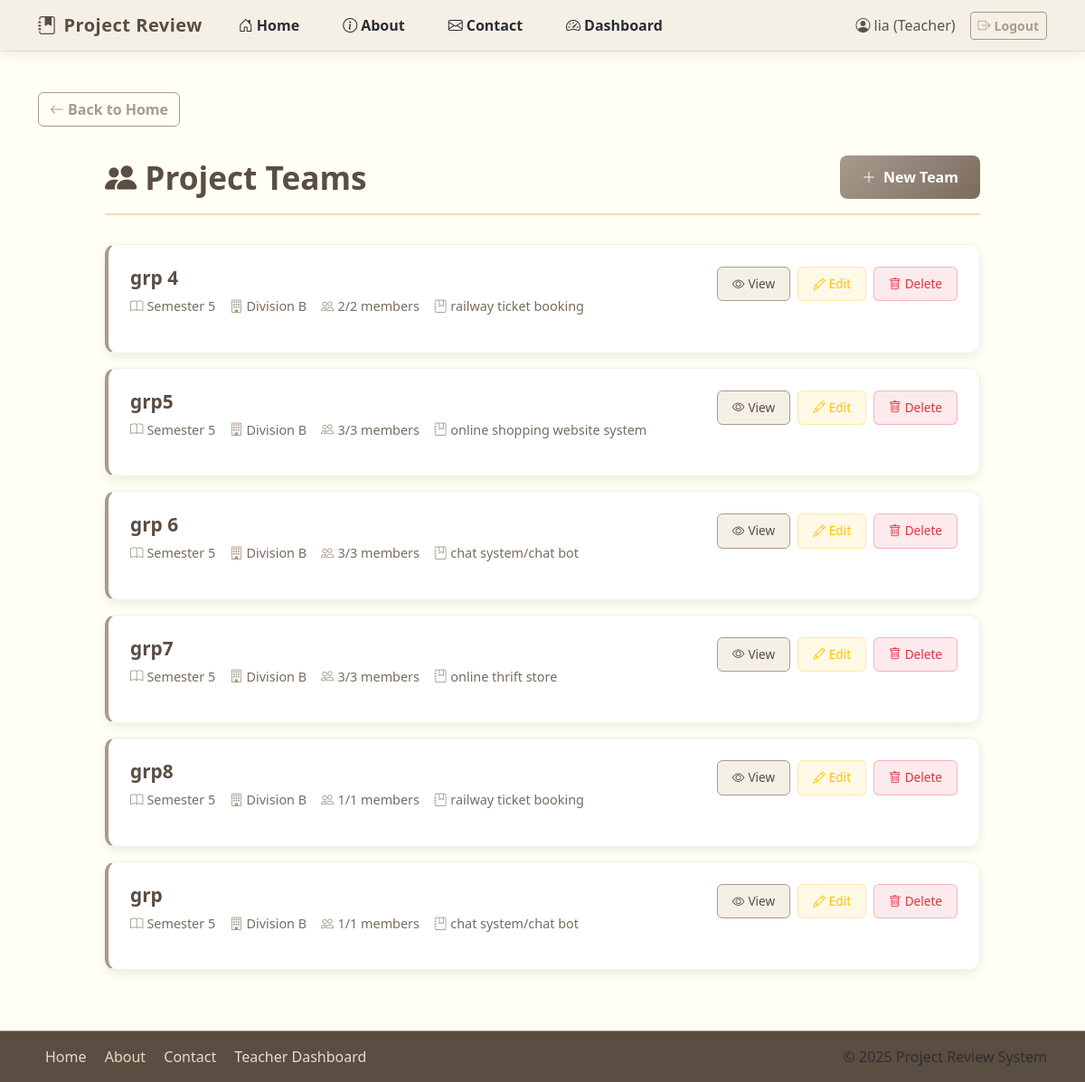
/groups/ (signed in), run on an earlier commit of the app's database.
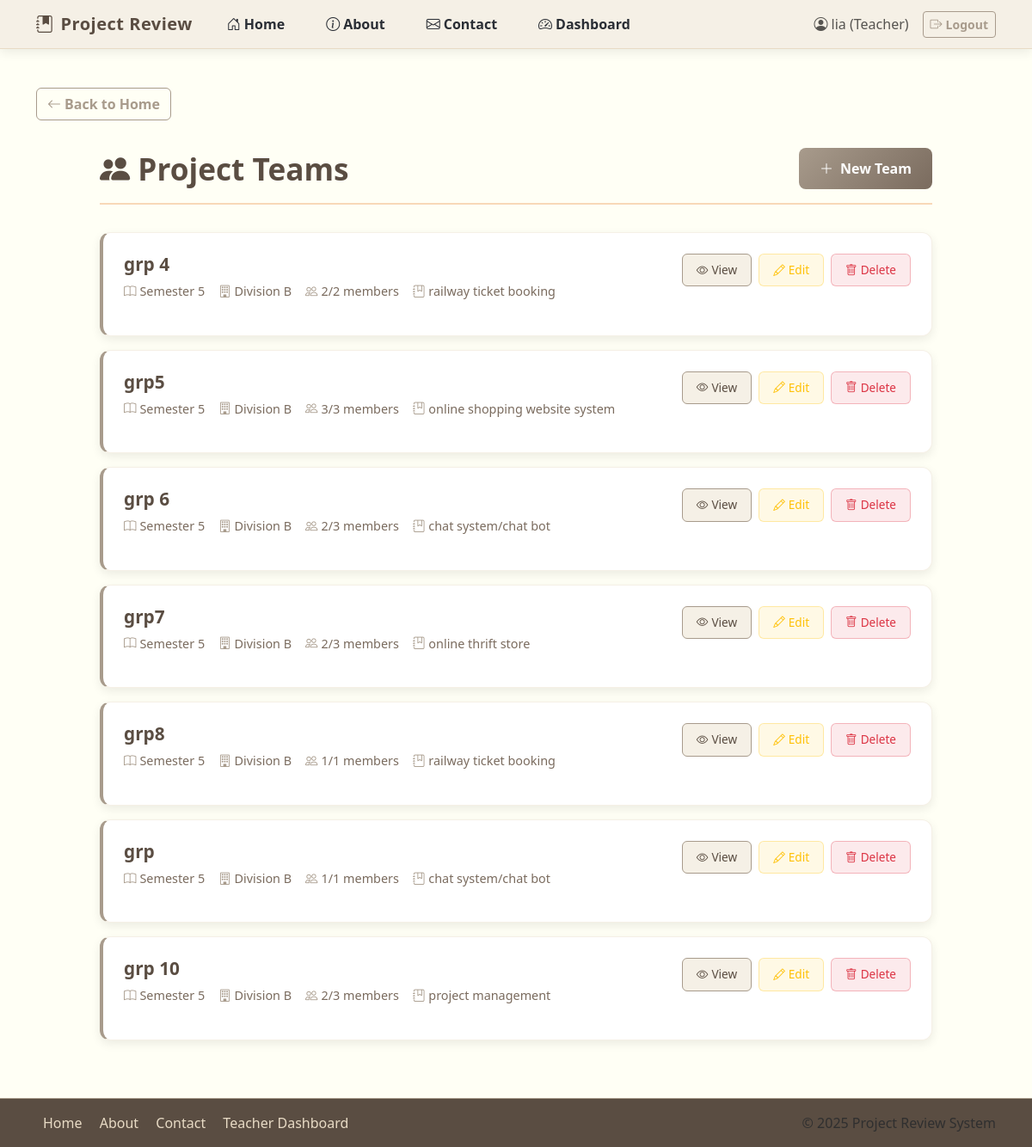
And on a later commit of the database.
### project_review_app/models.py (models this page shows, shortened)
class ProjectGroup(models.Model):
    name = models.CharField(max_length=120)
    max_members = models.PositiveIntegerField(default=3)
    topic = models.ForeignKey(Topic, on_delete=models.SET_NULL, null=True, blank=True)
    division = models.CharField(
        max_length=1,
        choices=CustomUser.DIVISION_CHOICES,
        blank=True,
        null=True
    )
    semester = models.PositiveIntegerField(
        choices=CustomUser.SEMESTER_CHOICES,
        blank=True,
        null=True
    )
    created_at = models.DateTimeField(auto_now_add=True)
    teacher = models.ForeignKey(
        settings.AUTH_USER_MODEL,
        on_delete=models.CASCADE,
        null=True,
        blank=True
    )

class Topic(models.Model):
    title = models.CharField(max_length=255)
    description = models.TextField(blank=True)
    created_by = models.ForeignKey(
        settings.AUTH_USER_MODEL,
        on_delete=models.SET_NULL,
        null=True,
        blank=True,
        related_name="topics_created"
    )
    teacher = models.ForeignKey(
        settings.AUTH_USER_MODEL,
        on_delete=models.SET_NULL,
        null=True,
        blank=True,
        related_name="topics_assigned"
    )
    created_at = models.DateTimeField(auto_now_add=True)

### project_review_app/views.py (the view)
# urls.py: path('groups/', views.group_list, name='group_list'),
@login_required
def group_list(request):
    groups = ProjectGroup.objects.filter(teacher=request.user)
    return render(request, 'teacher/group_list.html', {'groups': groups})

### templates/teacher/group_list.html (shortened to what this page needs)
{% extends 'base.html' %}
{% load static %}
{% block content %}
<div class="groups-container">
    <div class="page-header">
        <h1 class="page-title">
            <i class="bi bi-people-fill"></i> Project Teams
        </h1>
        <a href="{% url 'create_group' %}" class="btn-create">
            <i class="bi bi-plus-lg"></i> New Team
        </a>
    </div>
    <div class="groups-list">
        {% for group in groups %}
        <div class="group-card">
            <div class="group-header">
                <div class="group-info">
                    <h3>{{ group.name }}</h3>
                    <div class="group-details">
                        <span class="detail-item">
                            <i class="bi bi-book"></i> {{ group.get_semester_display }}
                        </span>
                        <span class="detail-item">
                            <i class="bi bi-building"></i> {{ group.get_division_display }}
                        </span>
                        <span class="detail-item">
                            <i class="bi bi-people"></i> {{ group.members.count }}/{{ group.max_members }} members
                        </span>
                        {% if group.topic %}
                        <span class="detail-item">
                            <i class="bi bi-journal-bookmark"></i> {{ group.topic.title|truncatechars:30 }}
                        </span>
                        {% endif %}
                    </div>
                </div>
                <div class="group-actions">
                    <a href="{% url 'group_detail' group.id %}" class="btn-action btn-view">
                        <i class="bi bi-eye"></i> View
                    </a>
                    <a href="{% url 'group_update' group.id %}" class="btn-action btn-edit">
                        <i class="bi bi-pencil"></i> Edit
                    </a>
                    <a href="{% url 'group_delete' group.id %}" class="btn-action btn-delete">
                        <i class="bi bi-trash"></i> Delete
                    </a>
                </div>
            </div>
        </div>
        {% endfor %}
    </div>
</div>
{% endblock %}

What changed in the data, as far as the page shows it:
computed for ProjectGroup "grp 6": members.count "3" → "2"
computed for ProjectGroup "grp7": members.count "3" → "2"
added ProjectGroup: name "grp 10", semester "Semester 5", division "Division B", members.count "2", max_members "3", topic "project management"
